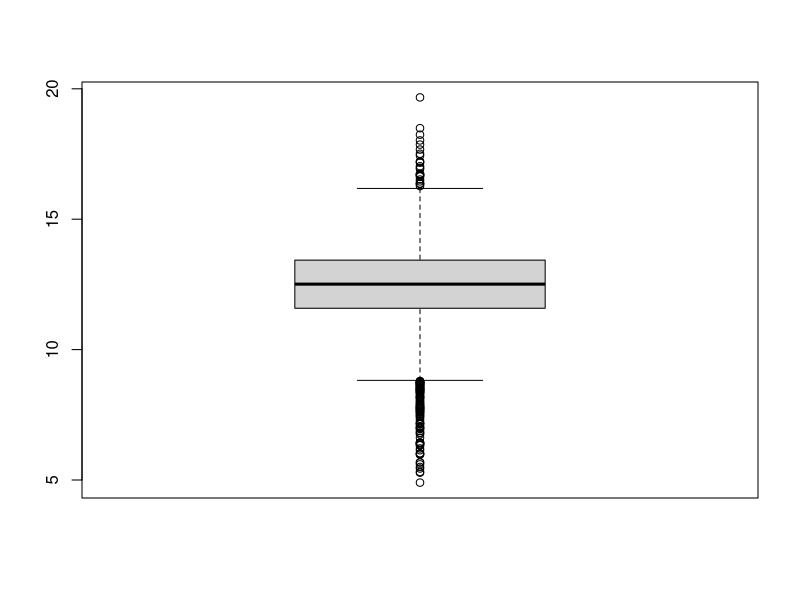
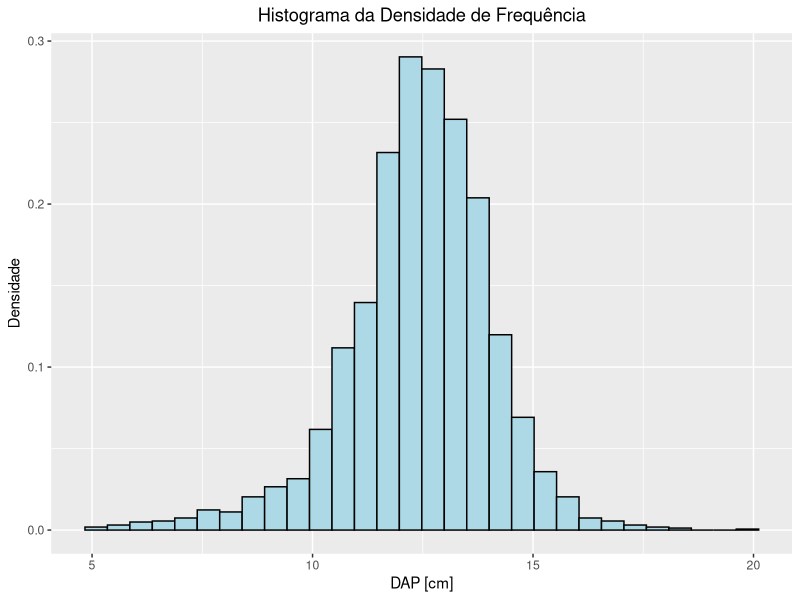
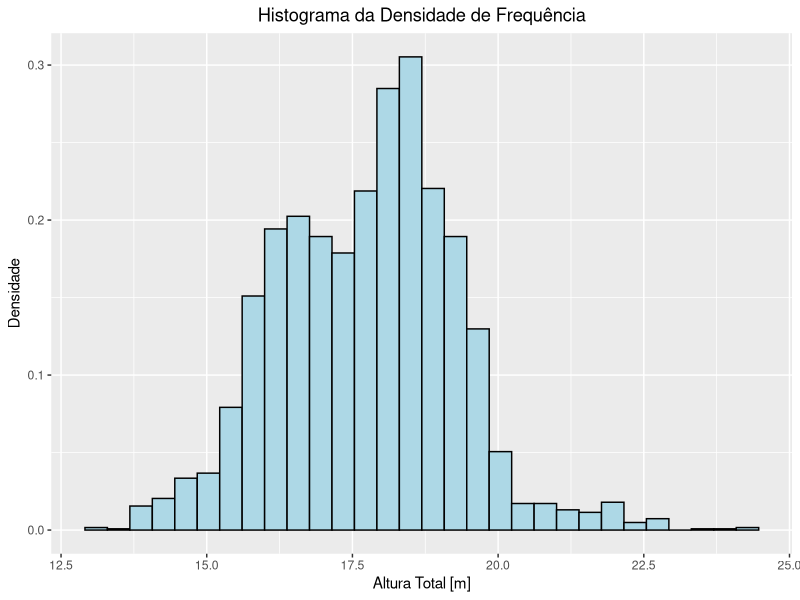
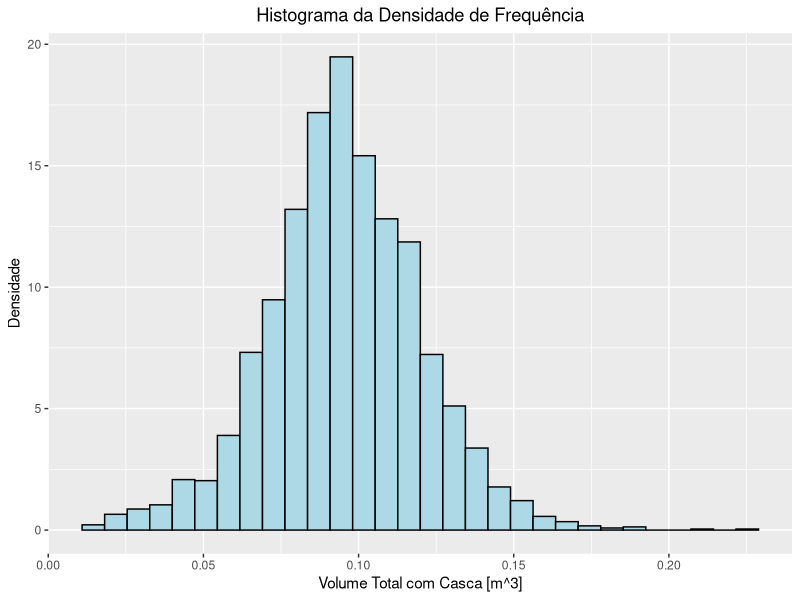
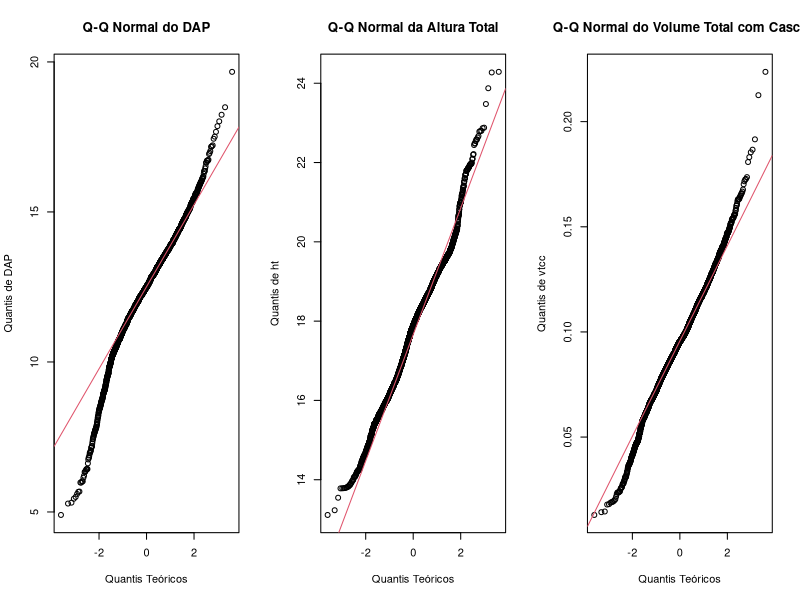
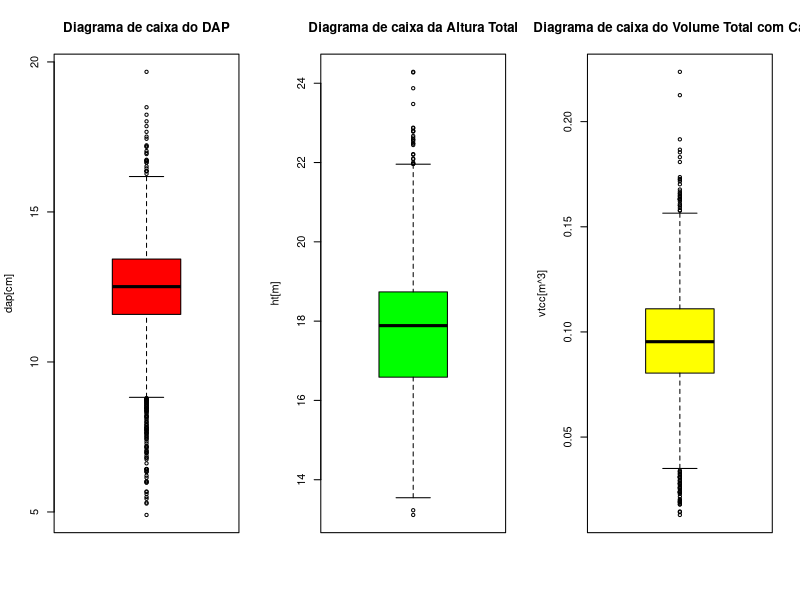

Reproduce these figures in R, in order.
#Lista 5
#Foi realizado no município Três Lagoas/MS um inventário florestal em 
#um povoamento clonal de Eucalyptus grandis W. Hill ex Maiden x Eucalyptus urophylla 
#S. T. Blake. A idade média deste povoamento era de 2,88 anos e possuía 
#uma área de 1226 ha. As alturas totais foram mensuradas utilizando o suunto e a correção 
#destas deve ser realizada a partir das declidades(%) médias das parcelas. 
#De posse dos dados brutos (fustes.csv) deste inventário, pede-se: (100%)
fustes <- read.csv2("fustes.csv")
fustes <- na.omit(fustes)
#Questão a) Apenas para a variável diâmetro à altura do peito (dap>0 e dap!=NULO) e 
#considerando a união de todas as parcelas, calcule:
dap <- na.omit(fustes$dap)
#1)  DAP mínimo
min(dap)
#2)  DAP 1º quartil
boxplot(dap)
summary(dap)
#ou
quantile(dap, 0.25)
#3)  DAP médio
summary(dap)
#ou
dap_med <- mean(dap)
#4)  DAP médio quadrático
gmedio <- mean((pi*dap^2)/40000)
#gmedio em m por planta 
dg <- sqrt(40000*gmedio/pi)
#ou
dg <- sqrt(sum(dap^2)/length(dap))
#ou
dap_varp <- sum((dap-dap_med)^2)/length(dap)
dg <- sqrt(dap_med^2+dap_varp)
#5  DAP mediano
median(dap)
#6  DAP 3° quartil
summary(dap)
#ou
quantile(dap, 0.75)
#7 diametro médio das dominantes
#selecionando as árvores dominantes:
dominantes <- fustes[fustes$cat=="Dominante",]
mean(dominantes$dap)
#8) dap máximo [cm]
max(dap)
#9) Coeficiente de variação [%]
cvdap <- sd(dap)/mean(dap)*100
#10) Curtose (-1:Platicúrtica, 0:Mesocúrtica, 1:Leptocúrtica)
library(fBasics)
#Curtose == 3: Mesocúrtica (semelhante a distribuição normal)
#Curtose < 3: Platicúrtica (mais achatada que a distribuição normal)
#Curtose >3: Leptocúrtica (menos achatada que a distribuição normal)
kurtosis(dap)
#Platicúrtica, logo, resposta = -1
#11) Assimetria: (-1:Assimetria negativa, 0:Simétrica, 1:Assimetria positiva)
# 0: Distribuição simétrica
# < 0: Assimetria negativa (Assimetria a esquerda)
# > 0: Assimetria positiva (Assimétrica a direita)
skewness(dap)
#assimetria negativa, logo, reposta= -1
#12) Área basal por hectare [m2]    
#    área em m^2*parcelas -----  soma_g
#      10000 m^2          -----   x 
g <- (pi*(dap^2))/40000
soma_g <- sum(g)
parcelas <- length(unique(fustes$parcela))
area_basal_ha <- (soma_g*10000)/(469.9*parcelas)
#13) Área basal do povoamento [m2]
area_basal_ha*1226

#Questão (b) Apenas para a variável altura total corrigida (htc>0 e htc!=NULO) e 
#considerando a união de todas as parcelas, calcule:
#corrigindo as alturas: ## comparar pra ver se o resultado é igual
for (i in 1:length(fustes$decliv_perc)){
  if((fustes$decliv_perc[i] > 7)){
    fustes$ht[i] <- (cos(atan((fustes$decliv_perc[i]/100))))*(fustes$ht[i])
  }
}
ht <- na.omit(fustes$ht)
#ou
x <- fustes[fustes$decliv_perc>7,]
y <- fustes[fustes$decliv_perc<7,]
x$ht <- (cos(atan((x$decliv_perc/100))))*(x$ht)
fustes1 <- rbind(x,y)
ht <- na.omit(fustes1$ht)
#1) htc mínima [m]
min(ht)
#2) htc 1.o quartil [m]
summary(ht)
#ou
quantile(ht, 0.25)
#3) htc média [m]
mean(ht)
#4) htc mediana [m]
median(ht)
#5) htc 3.o quartil [m]
summary(ht)
#ou
quantile(ht, 0.75)
#6) Altura média das dominantes [m]
dominantes <- fustes1[fustes1$cat=="Dominante",]
mean_ht <- mean(dominantes$ht)
#7) htc máxima [m]
max(ht)
#8) Coeficiente de variação [%]
cv_ht <- sd(ht)/mean(ht)*100
#9) Curtose (-1:Platicúrtica, 0:Mesocúrtica, 1:Leptocúrtica)
#Curtose == 3: Mesocúrtica (semelhante a distribuição normal)
#Curtose < 3: Platicúrtica (mais achatada que a distribuição normal)
#Curtose >3: Leptocúrtica (menos achatada que a distribuição normal)
kurtosis(ht)
#0.38 logo, é platicúrtica resposta = -1
#10) Assimetria: (-1:Assimetria negativa, 0:Simétrica, 1:Assimetria positiva)
# 0: Distribuição simétrica
# < 0: Assimetria negativa (Assimetria a esquerda)
# > 0: Assimetria positiva (Assimétrica a direita)
skewness(ht)
#0.14 logo, a assimetria é positiva, assimétrica à esquerda, isso significa que 
# existem muitas árvores abaixo do esperado

#(c) Apenas para a variável volume total com casca (vtcc>0 e vtcc!=NULO) e 
#considerando a união de todas as parcelas, calcule:

#1) vtcc mínimo [m3]
ffcc <- na.omit(fustes1$ffcc)
fustes1$vtcc <- ht*(pi*dap^2/40000)*ffcc 
vtcc <- fustes1$vtcc
#2) vtcc mínimo
min(vtcc)
#3) vtcc 1.o quartil [m3]
summary(vtcc)
#ou
quantile(vtcc, 0.25)
#4) vtcc médio [m3]
mean(vtcc)
#5) vtcc mediano [m3]
median(vtcc)
#6) vtcc 3.o quartil [m3]
summary(vtcc)
#ou
quantile(vtcc, 0.75)
#7) vtcc máximo [m3]
max(vtcc)
#8) Coeficiente de variação [%]
cv_vtcc <- sd(vtcc)/mean(vtcc)*100
#9) Curtose (-1:Platicúrtica, 0:Mesocúrtica, 1:Leptocúrtica)
#Curtose == 3: Mesocúrtica (semelhante a distribuição normal)
#Curtose < 3: Platicúrtica (mais achatada que a distribuição normal)
#Curtose >3: Leptocúrtica (menos achatada que a distribuição normal)
kurtosis(vtcc)
#0.86 logo, é Platicúrtica e a resposta= -1
#10) Assimetria: (-1:Assimetria negativa, 0:Simétrica, 1:Assimetria positiva)
# 0: Distribuição simétrica
# < 0: Assimetria negativa (Assimetria a esquerda)
# > 0: Assimetria positiva (Assimétrica a direita)
skewness(vtcc)
#0.04 logo, é uma assimetria positiva e a resposta= 1
#11) vtcc por hectare [m3]
# 469.9*60 m^2 ----- soma_vtcc
#  10 000  m^2 ----- x
soma_vtcc <- sum(vtcc)
volume_ha <- (10000*soma_vtcc)/(469.9*60)
#12) vtcc do povoamento [m3]
volume_ha*1226
#13) Incremento médio anual [m3/ha.ano]
#= volume total/ idade* área_total
(volume_ha*1226)/(2.88*1226) 
 


library(ggplot2)
#(d) Faça o histograma para as variáveis dap, htc e vtcc
hist_dap <- ggplot(fustes1,aes(x=dap)) + 
  geom_histogram(aes(y=..density..),colour= "black", fill="lightblue")
hist_dap +
  xlab("DAP [cm]")+
  ylab("Densidade")+
  labs(title="Histograma da Densidade de Frequência")+
  theme(plot.title = element_text(hjust = 0.5));

hist_htc <- ggplot(fustes1,aes(x=ht)) + 
  geom_histogram(aes(y=..density..), colour= "black", fill="lightblue")
hist_htc +
  xlab("Altura Total [m]")+
  ylab("Densidade")+
  labs(title="Histograma da Densidade de Frequência")+
  theme(plot.title = element_text(hjust = 0.5))
  
hist_vtcc <- ggplot(fustes1,aes(x=vtcc)) + 
  geom_histogram(aes(y=..density..), colour= "black", fill="lightblue")
hist_vtcc +
  xlab("Volume Total com Casca [m^3]")+
  ylab("Densidade")+
  labs(title="Histograma da Densidade de Frequência")+
  theme(plot.title = element_text(hjust = 0.5))
  
#(e) Faça o gráfico quantil-quantil (Distribuição normal) para as variáveis dap, htc e vtcc.
par(mfrow= c(1,3))
qqnorm(dap, xlab="Quantis Teóricos", ylab= "Quantis de DAP", main = "Q-Q Normal do DAP")
qqline(dap, col = 2)
qqnorm(ht, xlab="Quantis Teóricos", ylab= "Quantis de ht",main = "Q-Q Normal da Altura Total")
qqline(ht, col = 2)
qqnorm(vtcc, xlab = "Quantis Teóricos", ylab= "Quantis de vtcc", main = "Q-Q Normal do Volume Total com Casca")
qqline(vtcc, col = 2)
#(f) Faça o diagrama de caixa (boxplot) para as variáveis dap, htc e vtcc
par(mfrow= c(1,3))
boxplot(dap, ylab= "dap[cm]", main= "Diagrama de caixa do DAP", col= "red")
boxplot(ht, ylab= "ht[m]", main= "Diagrama de caixa da Altura Total", col= "green")
boxplot(vtcc, ylab= "vtcc[m^3]", main= "Diagrama de caixa do Volume Total com Casca", col= "yellow")
